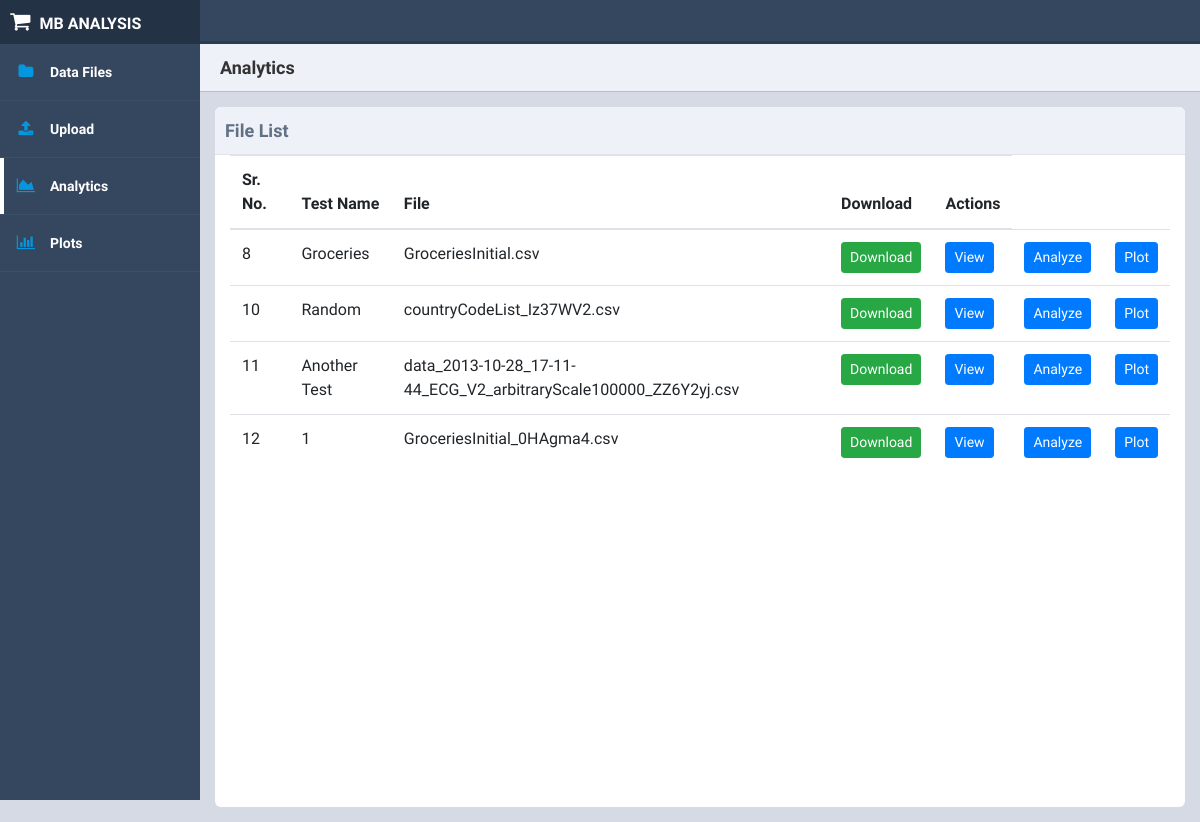
Page /analysis/tests on the earlier database version.
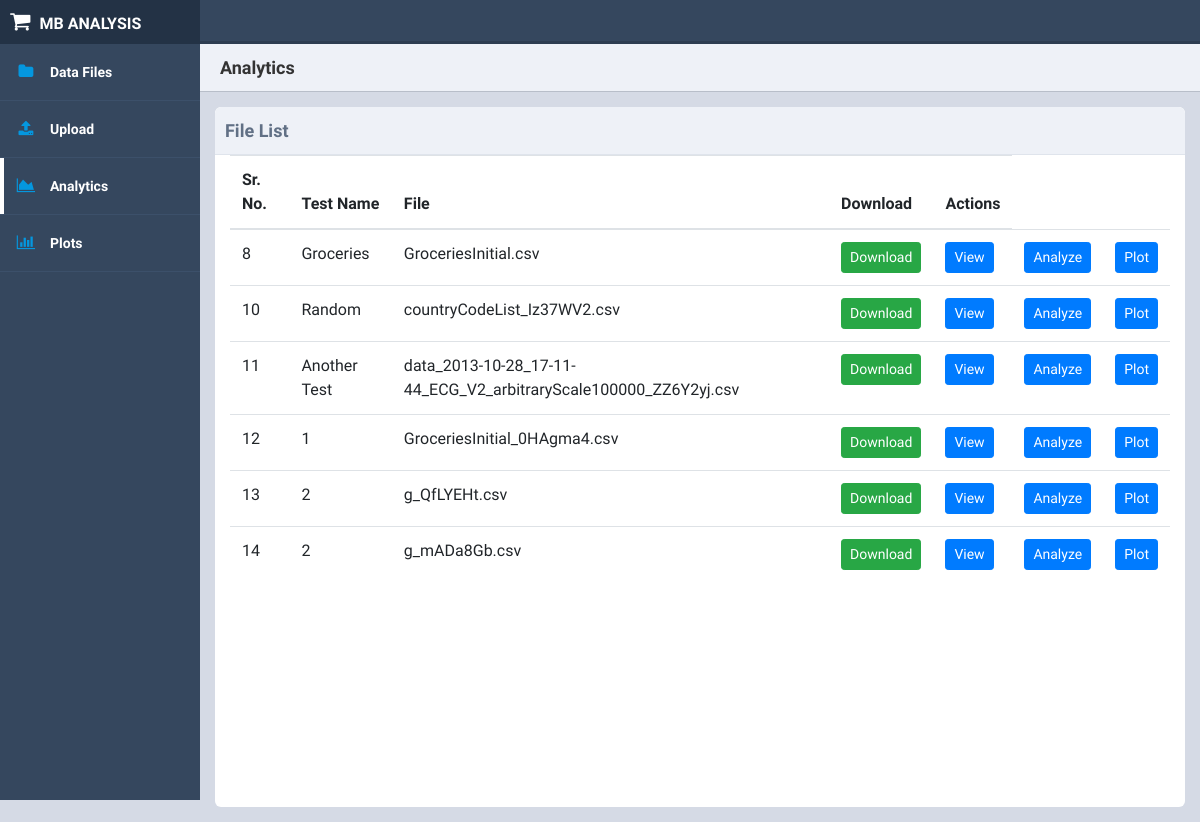
Same page on the later database version.
### analysis/models.py (models this page shows, shortened)
class Upload(models.Model):
    test_name = models.CharField(max_length=200)
    datafile = models.FileField()
    upload_date = models.DateTimeField(auto_now=True)

### analysis/views.py (the view)
# urls.py: path('tests', views.list_tests, name='all_tests'),
def list_tests(request):
    uploads = Upload.objects.all()
    return render(request, 'analysis/tests.html', {'tests' : uploads})

### analysis/templates/analysis/tests.html (shortened to what this page needs)
{% extends 'analysis/base.html' %}
{% block main %}
<div class="widget">
    <div class="title">File List</div>
    <table class="table table-responsive table-inverse col-md-12">
        <thead>
            <tr>
                <th>Sr. No.</th>
                <th>Test Name</th>
                <th>File</th>
                <th>Download</th>
                <th>Actions</th>
            </tr>
        </thead>
        <tbody>
            {% for test in tests %}
            <tr>
                <td>{{ test.pk }}</td>
                <td>{{ test.test_name }}</td>
                <td>{{ test.datafile.name }}</td>
                <td><a class="btn btn-success btn-sm" href="../../../{{ test.datafile.name }}">Download</a></td>
                <td><a class="btn btn-primary btn-sm" href="{% url 'analysis:view' test.pk %}">View</a> </td>
                <td><a class="btn btn-primary btn-sm" onclick="get_input({{ test.pk }})" href="#">Analyze</a> </td>
                <td><a class="btn btn-primary btn-sm" href="{% url 'analysis:plot' test.pk %}">Plot</a> </td>
            </tr>
            {% endfor %}
        </tbody>
    </table>
</div>
{% endblock %}

Differences in the rows shown:
added Upload: pk "13", test_name "2", datafile.name "g_QfLYEHt.csv"
added Upload: pk "14", test_name "2", datafile.name "g_mADa8Gb.csv"
